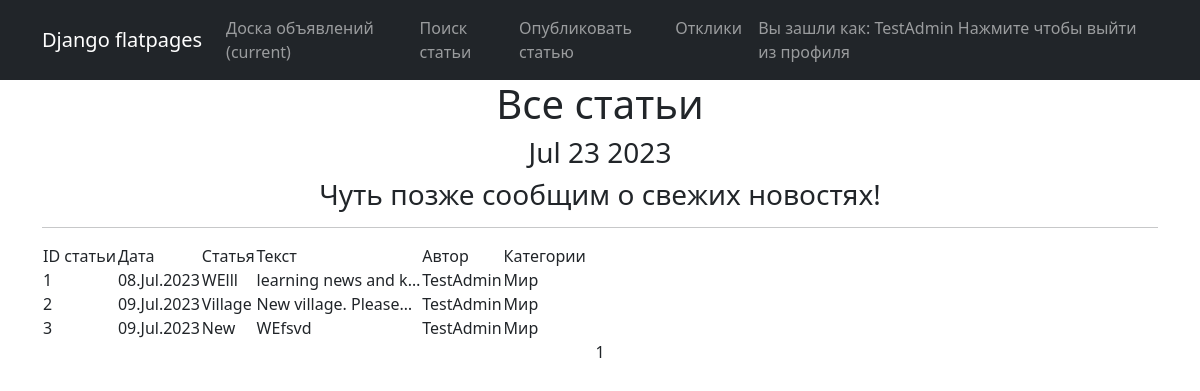
Before: /board/ (signed in) with the older database file.
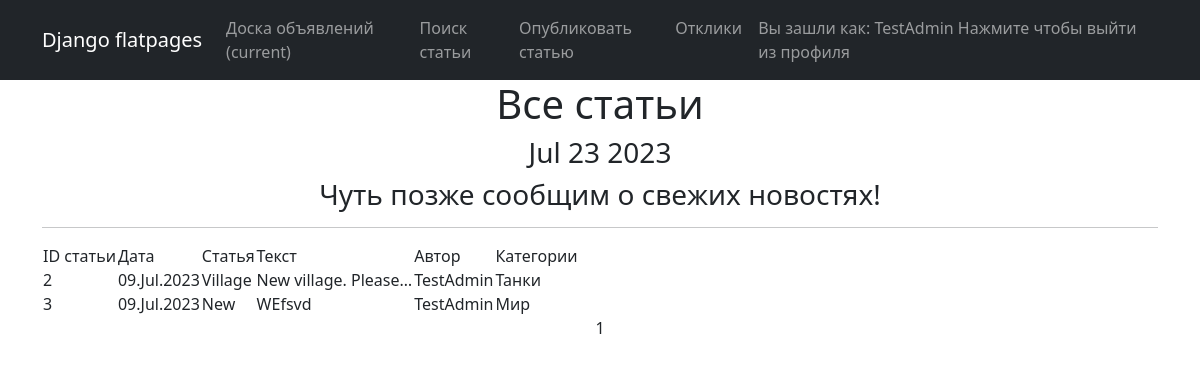
After: the same page with the newer database file.
### news/models.py (models this page shows, shortened)
class Post(models.Model):
    author = models.ForeignKey(User, on_delete=models.CASCADE)
    dateCreation = models.DateTimeField(auto_now_add=True)
    postCategory = models.ManyToManyField(Category) # through='PostCategory')
    title = models.CharField(max_length=128, unique=True)
    text = models.TextField()
    upload = models.FileField(upload_to='uploads/', default=None, null=True, blank=True)

class Category(models.Model):
    name = models.CharField(max_length=64, unique=True)

### news/views.py (the view)
# urls.py: path('', PostList.as_view(), name='board'),
class PostList(LoginRequiredMixin, ListView):
    model = Post
    ordering = 'dateCreation'
    template_name = 'board.html'
    context_object_name = 'board'
    paginate_by = 5
    def get_context_data(self, **kwargs):
        context = super().get_context_data(**kwargs)
        context['time_now'] = datetime.utcnow()
        context['next_sale'] = None
        return context

### news/templatetags/castom_tags.py (called while the page is built)
@register.simple_tag()
def current_time(format_string='%b %d %Y'):
    return datetime.utcnow().strftime(format_string)

### templates/board.html (shortened to what this page needs)
    {% extends 'flatpages/default.html' %}
{% load castom_tags %}
{% block content %}
    <h1>Все статьи</h1>
    <h3>{% current_time '%b %d %Y' %}</h3>
    <h3>{{ next_sale|default_if_none:"Чуть позже сообщим о свежих новостях!" }}</h3>
    <hr>
        {% if board %}
            <table>
                <tr>
                    <td>ID статьи</td>
                    <td>Дата</td>
                    <td>Статья</td>
                    <td>Текст</td>
                    <td>Автор</td>
                    <td>Категории</td>
                    {% for post in board %}
                        <tr>
                            <td>{{ post.id }}</td>
                            <td>{{ post.dateCreation|date:"d.M.Y" }}</td>
                            <td><a class="nav-link" href="/board/{{post.id}}">{{ post.title }}  </a></td>
                            <td>{{ post.text|truncatechars:20  }}</td>
                            <td>{{ post.author }}</td>
                            {% for cate in post.postCategory.all %}
                                <td>{{ cate.name }}</td>
                            {% endfor %}
                        </tr>
                    {% endfor %}
                </tr> <!— Не забываем закрыть HTML-тег строки —>
            </table> <!— ... и таблицы —>
        {% else %}
            <h2>Новостей нет!</h2>
        {% endif %}
        {{ page_obj.number }}
{% endblock content %}

Changed rows visible on the page:
removed Post: id "1", dateCreation "08.Jul.2023", title "WElll", text "learning news and k…", author "TestAdmin", Category (name "Мир")
changed Post "Village": gains Category (name "Танки"); loses Category (name "Мир")
